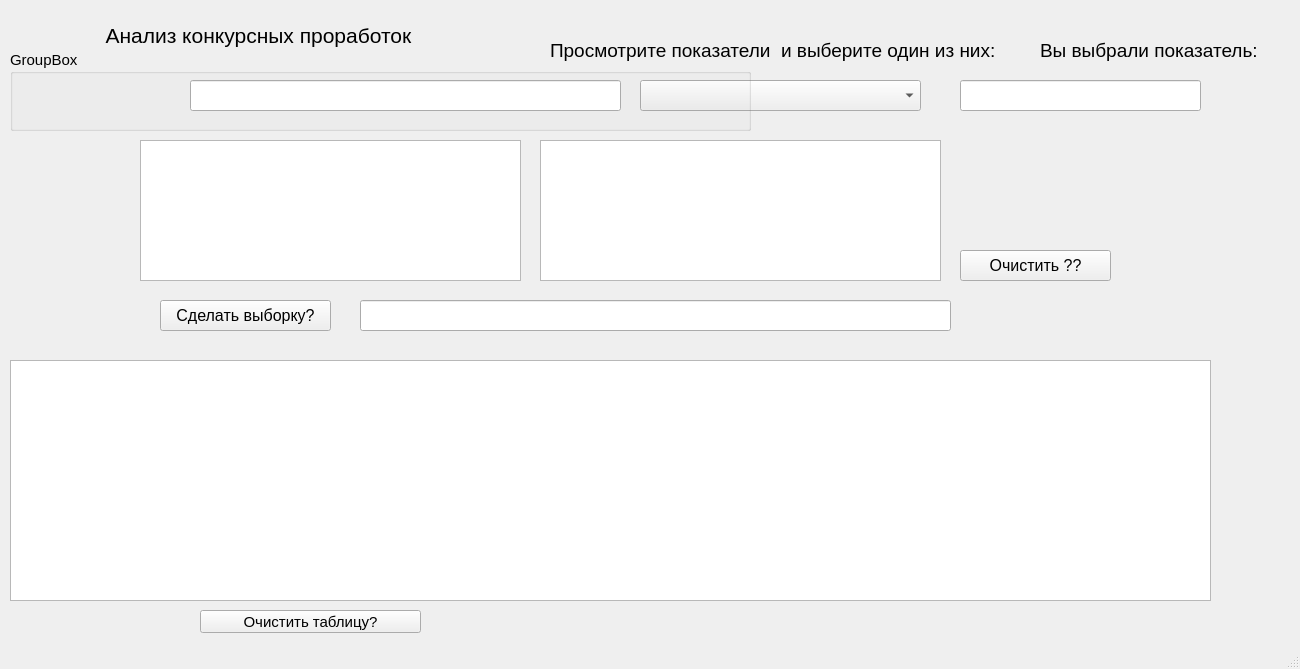
<?xml version="1.0" encoding="UTF-8"?>
<ui version="4.0">
 <class>MainWindow</class>
 <widget class="QMainWindow" name="MainWindow">
  <property name="geometry">
   <rect>
    <x>0</x>
    <y>0</y>
    <width>1300</width>
    <height>669</height>
   </rect>
  </property>
  <property name="minimumSize">
   <size>
    <width>1300</width>
    <height>650</height>
   </size>
  </property>
  <property name="font">
   <font>
    <pointsize>11</pointsize>
   </font>
  </property>
  <property name="windowTitle">
   <string>MainWindow</string>
  </property>
  <widget class="QWidget" name="centralwidget">
   <widget class="QComboBox" name="comboBox">
    <property name="geometry">
     <rect>
      <x>640</x>
      <y>80</y>
      <width>281</width>
      <height>31</height>
     </rect>
    </property>
    <property name="font">
     <font>
      <pointsize>12</pointsize>
     </font>
    </property>
   </widget>
   <widget class="QLabel" name="label">
    <property name="geometry">
     <rect>
      <x>50</x>
      <y>20</y>
      <width>411</width>
      <height>31</height>
     </rect>
    </property>
    <property name="font">
     <font>
      <pointsize>16</pointsize>
     </font>
    </property>
    <property name="text">
     <string> Анализ конкурсных проработок</string>
    </property>
    <property name="alignment">
     <set>Qt::AlignCenter</set>
    </property>
   </widget>
   <widget class="QLabel" name="label_2">
    <property name="geometry">
     <rect>
      <x>550</x>
      <y>30</y>
      <width>471</width>
      <height>41</height>
     </rect>
    </property>
    <property name="font">
     <font>
      <pointsize>14</pointsize>
     </font>
    </property>
    <property name="text">
     <string>Просмотрите показатели  и выберите один из них:</string>
    </property>
   </widget>
   <widget class="QGroupBox" name="Prerearingdata">
    <property name="geometry">
     <rect>
      <x>10</x>
      <y>50</y>
      <width>741</width>
      <height>81</height>
     </rect>
    </property>
    <property name="title">
     <string>GroupBox</string>
    </property>
    <widget class="QLineEdit" name="lineEdit_3">
     <property name="geometry">
      <rect>
       <x>180</x>
       <y>30</y>
       <width>431</width>
       <height>31</height>
      </rect>
     </property>
     <property name="font">
      <font>
       <pointsize>10</pointsize>
      </font>
     </property>
    </widget>
   </widget>
   <widget class="QListWidget" name="listWidget">
    <property name="geometry">
     <rect>
      <x>140</x>
      <y>140</y>
      <width>381</width>
      <height>141</height>
     </rect>
    </property>
    <property name="font">
     <font>
      <pointsize>12</pointsize>
     </font>
    </property>
   </widget>
   <widget class="QListWidget" name="listWidget_2">
    <property name="geometry">
     <rect>
      <x>540</x>
      <y>140</y>
      <width>401</width>
      <height>141</height>
     </rect>
    </property>
    <property name="font">
     <font>
      <pointsize>12</pointsize>
     </font>
    </property>
   </widget>
   <widget class="QLineEdit" name="lineEdit_2">
    <property name="geometry">
     <rect>
      <x>960</x>
      <y>80</y>
      <width>241</width>
      <height>31</height>
     </rect>
    </property>
    <property name="font">
     <font>
      <pointsize>12</pointsize>
     </font>
    </property>
   </widget>
   <widget class="QLabel" name="label_3">
    <property name="geometry">
     <rect>
      <x>1040</x>
      <y>30</y>
      <width>251</width>
      <height>41</height>
     </rect>
    </property>
    <property name="font">
     <font>
      <pointsize>14</pointsize>
     </font>
    </property>
    <property name="text">
     <string>Вы выбрали показатель:</string>
    </property>
   </widget>
   <widget class="QPushButton" name="btn_2">
    <property name="geometry">
     <rect>
      <x>160</x>
      <y>300</y>
      <width>171</width>
      <height>31</height>
     </rect>
    </property>
    <property name="font">
     <font>
      <pointsize>12</pointsize>
     </font>
    </property>
    <property name="text">
     <string>Сделать выборку?</string>
    </property>
   </widget>
   <widget class="QLineEdit" name="lineEdit_4">
    <property name="geometry">
     <rect>
      <x>360</x>
      <y>300</y>
      <width>591</width>
      <height>31</height>
     </rect>
    </property>
    <property name="font">
     <font>
      <pointsize>12</pointsize>
     </font>
    </property>
   </widget>
   <widget class="QPushButton" name="btn_3">
    <property name="geometry">
     <rect>
      <x>960</x>
      <y>250</y>
      <width>151</width>
      <height>31</height>
     </rect>
    </property>
    <property name="font">
     <font>
      <pointsize>12</pointsize>
     </font>
    </property>
    <property name="text">
     <string>Очистить ??</string>
    </property>
   </widget>
   <widget class="QPushButton" name="btn_4">
    <property name="geometry">
     <rect>
      <x>200</x>
      <y>610</y>
      <width>221</width>
      <height>23</height>
     </rect>
    </property>
    <property name="text">
     <string>Очистить таблицу?</string>
    </property>
   </widget>
   <widget class="QTableWidget" name="tableWidget_2">
    <property name="geometry">
     <rect>
      <x>10</x>
      <y>360</y>
      <width>1201</width>
      <height>241</height>
     </rect>
    </property>
   </widget>
  </widget>
  <widget class="QStatusBar" name="statusbar"/>
 </widget>
 <resources/>
 <connections>
  <connection>
   <sender>btn_3</sender>
   <signal>clicked()</signal>
   <receiver>listWidget</receiver>
   <slot>clear()</slot>
   <hints>
    <hint type="sourcelabel">
     <x>1183</x>
     <y>312</y>
    </hint>
    <hint type="destinationlabel">
     <x>706</x>
     <y>241</y>
    </hint>
   </hints>
  </connection>
  <connection>
   <sender>btn_3</sender>
   <signal>clicked()</signal>
   <receiver>listWidget_2</receiver>
   <slot>clear()</slot>
   <hints>
    <hint type="sourcelabel">
     <x>1146</x>
     <y>315</y>
    </hint>
    <hint type="destinationlabel">
     <x>1154</x>
     <y>260</y>
    </hint>
   </hints>
  </connection>
  <connection>
   <sender>btn_4</sender>
   <signal>clicked()</signal>
   <receiver>tableWidget_2</receiver>
   <slot>clear()</slot>
   <hints>
    <hint type="sourcelabel">
     <x>316</x>
     <y>572</y>
    </hint>
    <hint type="destinationlabel">
     <x>355</x>
     <y>506</y>
    </hint>
   </hints>
  </connection>
 </connections>
</ui>
